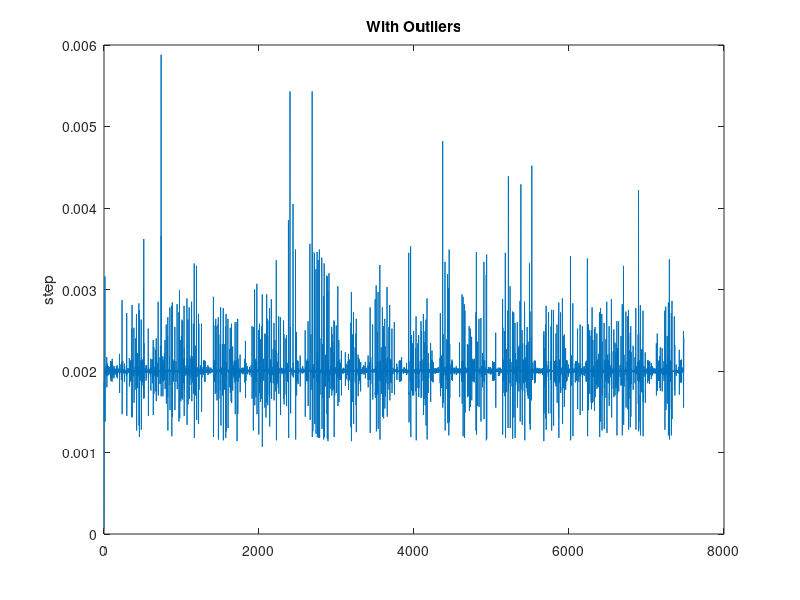
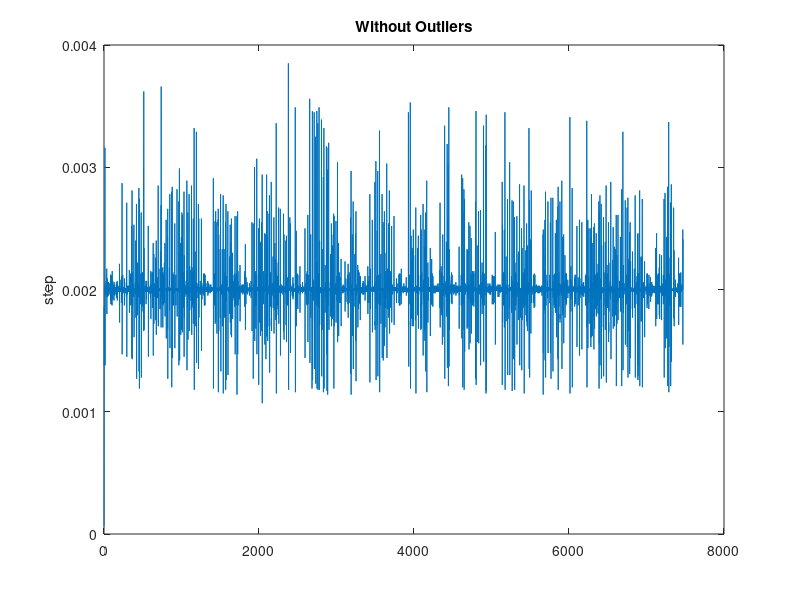

Reproduce these figures in MATLAB, in order. (Note: this script raises an error after producing the figures.)
% Script created by : "Nyström, M. & Holmqvist, K. (in press), "An adaptive algorithm for fixation, saccade, and glissade detection 
 % in eye-tracking data". Behavior Research Methods
% Updated by R.Jusiak under Matlab R2020b
% -------------------------------------------------------------------------
% For usage, see the README-file.
% -------------------------------------------------------------------------
clear
close all
clc
clear global ETparams   % globals are still present (hidden) even after a clear. This line specifically clear them


%% ------------------------------------------------------------------------
% Init parameters
% -------------------------------------------------------------------------
% Load participant file as the ETdata struct. lines = participants ; columns = Trials ; Each cell must contain X/Y/Z and time for each measurement
load("Example_RawData.mat");

% Set parameters for processing in ETparams & add previously loaded datas
global ETparams
ETparams.data = ETdata;
ETparams.screenSz = [1680 1050];                    % Screen resolution (px)
ETparams.screenDim = [0.47376 0.2961];              % Screen size (meters)
ETparams.samplingFreq = 500;                        % Sampling frequency (Hz)
ETparams.blinkVelocityThreshold = 1000;             % if vel > 1 000 degrees/s, it is noise or blinks
ETparams.blinkAccThreshold = 100000;                % if acc > 100 000 degrees/s^2, it is noise or blinks
ETparams.peakDetectionThreshold = 100;              % Initial value of the peak detection threshold
ETparams.minFixDur = 0.030;                         % in seconds
ETparams.minSaccadeDur = 0.015;                     % in seconds


%% Data correction if irregular sampling
% Run this section if the sampling frequency is unstable.
% Interpolate datas to retrieve the theorical sampling step (1/frequency).
% /!\ This transforms the datas. Not recommended if :   - event dectection threshold close to sampling step
%                                                       - sampling frequency highly unstable
% The following plots are help to decide whether the correction is needed/possible or not

Participant = 1;
Trial = 2;
step = diff(ETparams.data(Participant, Trial).t); figure ; plot(step) ; ylabel('step'); title('With Outliers') % Plot step for set Participant/Stim
noOut = step(step < 2*median(step) & step > 0);
figure ; plot(noOut) ; ylabel('step'); title('Without Outliers') % Plot step (time between each measures) for set Participant/Stim, excluding extreme and rare values
figure ; histogram(noOut,100) ; title('Step Distribution') % Plot step distribution 
clear step noOut

% The maximum interpolation duration can be set as a time (1↓) or a number of points (2↓↓)
% (1) in seconds 
% ETparams.limIntrp = 0.015;

% (2) in number of points 
pointsIntrp = 5 ;
ETparams.limIntrp = pointsIntrp/ETparams.samplingFreq;

TimeCorrect
clear pointsIntrp

%% ------------------------------------------------------------------------
% Begin detection
% -------------------------------------------------------------------------
eventDetection
save([cd, '\DetectionResults\DetectionResults.mat'], 'ETparams', '-v7.3'); % '-v7.3' allow saving heavy files (>2Go)
disp('Data saved')

%% Check specific results
% Choose what you whant to explore in ETparams.saccadeInfo(participant, Trial, saccade index)
Participant = 5;
Trial = 4;
image = [cd, '\Stimuli\Stim_', num2str(Trial), '.jpeg'] ; % !Don't forget to change the picture for the corresponding painting

SacVerif = squeeze(ETparams.saccadeInfo(Participant, :, :)); % number of column = maximum number of saccade detected for a Participant/Trial. The excess is empty
DataVerif = squeeze(ETparams.data(Participant, :, :));
SacAmpVerif = arrayfun(@(x) x.AmplitudePx, squeeze(ETparams.saccadeInfo(Participant, :, :)), 'UniformOutput', false); % Saccades amplitude
% Squeeze converts a 3D struct (difficult to explore) into 2D

% Plot the original data, saccades & fixations onto the corresponding image for set Trial and Participant
figure
imshow(image) ; hold on
plot(ETdata(Participant,Trial).X, ETdata(Participant,Trial).Y, 'LineWidth', 1) 

tempSacc = squeeze(ETparams.saccadeInfo(Participant,Trial,:));
SaccClear = cell2mat(struct2cell(tempSacc))';
for a = 1:size(SaccClear,1)
    saccCoord = [SaccClear(a,[4,6]); SaccClear(a,[5,7])]; % coordinates X (line 1) and Y of start (col 1) and end of saccade a
    plot(saccCoord(1,:), saccCoord(2,:), 'g', 'LineWidth', 1.25)
end

tempFix = squeeze(ETparams.fixationInfo(Participant,Trial,:));
fixClear = cell2mat(struct2cell(tempFix))';
for a = 1:size(fixClear,1)
    plot(fixClear(a,1), fixClear(a,2),'r*')
end


%% ------------------------------------------------------------------------
% Plot results
% -------------------------------------------------------------------------
% Calculate basic parameters
mean(cat(1, ETparams.data.avgNoise))
mean(cat(1, ETparams.data.stdNoise))
mean(cat(1, ETparams.glissadeInfo.duration))
mean(cat(1, ETparams.saccadeInfo.duration))
mean(cat(1, ETparams.fixationInfo.duration))

% Plot histograms (glissades, saccades and fixations Duration)
% figure
% hist(cat(1, ETparams.glissadeInfo.duration), 100)
figure
histogram(cat(1, ETparams.saccadeInfo.duration), 40)
xlabel('Saccade duration (s)'), ylabel('Number of saccades')
figure
histogram(cat(1, ETparams.fixationInfo.duration), 100)
xlabel('Fixation duration (s)'), ylabel('Number of fixations')

% Choose what Trial to plot
Participant = 5;
Trial = 4;
plotResultsVel(ETparams, Participant, Trial)